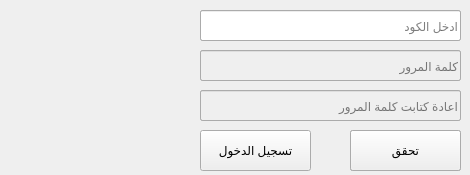
<?xml version="1.0" encoding="UTF-8"?>
<ui version="4.0">
 <class>resetPassword</class>
 <widget class="QWidget" name="resetPassword">
  <property name="geometry">
   <rect>
    <x>0</x>
    <y>0</y>
    <width>470</width>
    <height>175</height>
   </rect>
  </property>
  <property name="windowTitle">
   <string>اعادت تعيني كلمة المرور</string>
  </property>
  <property name="windowIcon">
   <iconset resource="../pathIcon.qrc">
    <normaloff>:/images/resetPassword.png</normaloff>:/images/resetPassword.png</iconset>
  </property>
  <property name="layoutDirection">
   <enum>Qt::RightToLeft</enum>
  </property>
  <property name="styleSheet">
   <string notr="true"/>
  </property>
  <property name="locale">
   <locale language="Arabic" country="SaudiArabia"/>
  </property>
  <widget class="QLabel" name="label">
   <property name="geometry">
    <rect>
     <x>11</x>
     <y>10</y>
     <width>171</width>
     <height>151</height>
    </rect>
   </property>
   <property name="text">
    <string/>
   </property>
   <property name="pixmap">
    <pixmap resource="../pathIcon.qrc">:/images/resetPassword.png</pixmap>
   </property>
   <property name="scaledContents">
    <bool>true</bool>
   </property>
  </widget>
  <widget class="QLineEdit" name="textUsername">
   <property name="geometry">
    <rect>
     <x>200</x>
     <y>10</y>
     <width>261</width>
     <height>31</height>
    </rect>
   </property>
   <property name="placeholderText">
    <string>اسم المستخدم</string>
   </property>
  </widget>
  <widget class="QLineEdit" name="textEmail">
   <property name="geometry">
    <rect>
     <x>200</x>
     <y>50</y>
     <width>261</width>
     <height>31</height>
    </rect>
   </property>
   <property name="placeholderText">
    <string>البريد الالكتروني</string>
   </property>
  </widget>
  <widget class="QLineEdit" name="textNumberID">
   <property name="geometry">
    <rect>
     <x>200</x>
     <y>90</y>
     <width>261</width>
     <height>31</height>
    </rect>
   </property>
   <property name="placeholderText">
    <string>الرقم الوطني</string>
   </property>
  </widget>
  <widget class="QPushButton" name="btnReset">
   <property name="geometry">
    <rect>
     <x>350</x>
     <y>130</y>
     <width>111</width>
     <height>41</height>
    </rect>
   </property>
   <property name="text">
    <string>استعاده</string>
   </property>
  </widget>
  <widget class="QPushButton" name="btnLoginReset">
   <property name="geometry">
    <rect>
     <x>200</x>
     <y>130</y>
     <width>111</width>
     <height>41</height>
    </rect>
   </property>
   <property name="text">
    <string>تسجيل الدخول</string>
   </property>
  </widget>
  <widget class="QLineEdit" name="textNewPasword">
   <property name="enabled">
    <bool>false</bool>
   </property>
   <property name="geometry">
    <rect>
     <x>200</x>
     <y>50</y>
     <width>261</width>
     <height>31</height>
    </rect>
   </property>
   <property name="placeholderText">
    <string>كلمة المرور</string>
   </property>
  </widget>
  <widget class="QLineEdit" name="textCheckPassword">
   <property name="enabled">
    <bool>false</bool>
   </property>
   <property name="geometry">
    <rect>
     <x>200</x>
     <y>90</y>
     <width>261</width>
     <height>31</height>
    </rect>
   </property>
   <property name="placeholderText">
    <string>اعادة كتابت كلمة المرور</string>
   </property>
  </widget>
  <widget class="QPushButton" name="btnOkRestPassword">
   <property name="geometry">
    <rect>
     <x>350</x>
     <y>130</y>
     <width>111</width>
     <height>41</height>
    </rect>
   </property>
   <property name="text">
    <string>تعين كلمة المرور</string>
   </property>
  </widget>
  <widget class="QLineEdit" name="textaddCode">
   <property name="geometry">
    <rect>
     <x>200</x>
     <y>10</y>
     <width>261</width>
     <height>31</height>
    </rect>
   </property>
   <property name="placeholderText">
    <string>ادخل الكود</string>
   </property>
  </widget>
  <widget class="QPushButton" name="btnCheckCode">
   <property name="geometry">
    <rect>
     <x>350</x>
     <y>130</y>
     <width>111</width>
     <height>41</height>
    </rect>
   </property>
   <property name="text">
    <string>تحقق</string>
   </property>
  </widget>
 </widget>
 <resources>
  <include location="../pathIcon.qrc"/>
 </resources>
 <connections/>
</ui>
